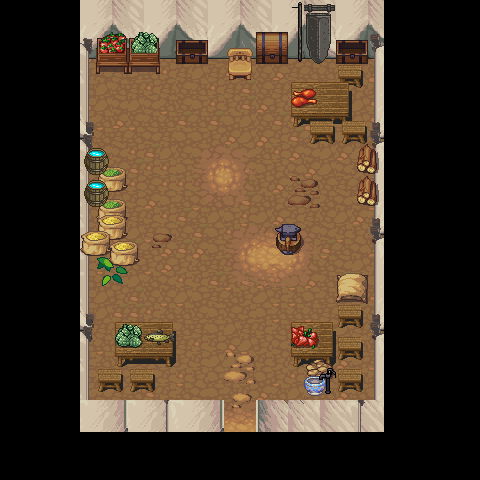

Rendered tile map (Tiled .tmx) drawn with the repository's tilesets; below, a short description and the map source with its tile grids summarised:
An orthogonal 30x30 tile map with 16x16 px tiles, 3 tile layers (Kachelebene 1, barriere1, barriere2), 4 tilesets and 14 objects.

<map version="1.0" orientation="orthogonal" renderorder="right-down" width="30" height="30" tilewidth="16" tileheight="16" nextobjectid="111">
 <tileset firstgid="1" name="town" tilewidth="16" tileheight="16" tilecount="1024" columns="32">
  <image source="tilesets/town.png" width="512" height="512" />
 </tileset>
 <tileset firstgid="1025" name="obj_misk_atlas" tilewidth="16" tileheight="16" tilecount="4096" columns="64">
  <image source="tilesets/obj_misk_atlas.png" width="1024" height="1024" />
 </tileset>
 <tileset firstgid="5121" name="build_atlas" tilewidth="16" tileheight="16" tilecount="4096" columns="64">
  <image source="tilesets/build_atlas.png" width="1024" height="1024" />
 </tileset>
 <tileset firstgid="9217" name="terrain_atlas" tilewidth="16" tileheight="16" tilecount="4096" columns="64">
  <image source="tilesets/terrain_atlas.png" width="1024" height="1024" />
 </tileset>
 <layer name="Kachelebene 1" width="30" height="30">
  <data>[900 cells, 465 non-empty, 21 distinct tile ids]</data>
 </layer>
 <layer name="barriere1" width="30" height="30">
  <data>[900 cells, 257 non-empty, 105 distinct tile ids]</data>
 </layer>
 <layer name="barriere2" width="30" height="30">
  <data>[900 cells, 151 non-empty, 116 distinct tile ids]</data>
 </layer>
 <objectgroup name="barrieren">
  <object id="71" x="224" y="432">
   <polyline points="0,0 0,-32 -68.7273,-32.7273 -69.2727,-63.2727 -51.0909,-79.0909 -51.2727,-111.273 -108.909,-111.273 -112,-96 -112,-64 -135.667,-64 -136.667,-176.667 -112,-176 -98.6667,-167 -86.3333,-175 -98,-198 -96,-256 -128,-288 -135.333,-361 -63.9688,-358.188" />
  </object>
  <object id="72" x="160" y="70.3333">
   <polyline points="-1.03125,3.75 0,-6.33333 48,-6.33333 96,-6.33333 128,-6.33333 176,-6.33333 176.333,10.3333 130.667,12.6667 130,45 144,57.6667 160,73.6667 192,73.6667 197.667,132.667 213.333,139 208,201.667 176,201.667 176,249.667 132,249.667 131,295.333 144.667,296.667 144,329.667 96,329.667 96,361.667" />
  </object>
  <object id="73" x="272" y="224" width="32" height="32">
   <ellipse />
  </object>
  <object id="105" x="224" y="48" width="32" height="32">
   <ellipse />
  </object>
 </objectgroup>
 <objectgroup name="enemyHumanoid">
  <object id="98" x="269.333" y="81.3333" width="16" height="16">
   <properties>
    <property name="aktivEvent" value="9" />
    <property name="typ" value="raider-2" />
    <property name="vorbedfalse" value="10" />
   </properties>
  </object>
  <object id="101" x="112" y="144" width="16" height="16">
   <properties>
    <property name="aktivEvent" value="9" />
    <property name="typ" value="raider-1" />
    <property name="vorbedfalse" value="10" />
   </properties>
  </object>
  <object id="102" x="230" y="106" width="16" height="16">
   <properties>
    <property name="aktivEvent" value="9" />
    <property name="nachbed" value="10" />
    <property name="typ" value="raider-4" />
    <property name="vorbedfalse" value="10" />
   </properties>
  </object>
  <object id="104" x="320" y="144" width="16" height="16">
   <properties>
    <property name="aktivEvent" value="9" />
    <property name="typ" value="raider-1" />
    <property name="vorbedfalse" value="10" />
   </properties>
  </object>
  <object id="107" x="176" y="80.6667" width="16" height="16">
   <properties>
    <property name="aktivEvent" value="9" />
    <property name="typ" value="raider-2" />
    <property name="vorbedfalse" value="10" />
   </properties>
  </object>
 </objectgroup>
 <objectgroup name="startpunkt">
  <object id="7" x="230" y="384" width="16" height="16">
   <properties>
    <property name="start" value="haus6" />
   </properties>
  </object>
 </objectgroup>
 <objectgroup name="areaborder">
  <object id="64" x="224" y="432">
   <properties>
    <property name="ausgang" value="haus6" />
    <property name="nextMap" value="10" />
   </properties>
   <polyline points="0,0 32,0" />
  </object>
  <object id="66" x="128" y="176">
   <properties>
    <property name="dialog" value="19" />
    <property name="nachbedfalse" value="8" />
    <property name="nachbedtrue" value="9" />
    <property name="vorbed" value="8" />
   </properties>
   <polyline points="0,0 239.333,0" />
  </object>
 </objectgroup>
 <objectgroup name="schatztruhen">
  <object id="65" x="96" y="352" width="16" height="16">
   <properties>
    <property name="Inhalt" value="Nahrung1" />
    <property name="typ" value="2" />
   </properties>
  </object>
  <object id="76" x="354" y="209" width="16" height="16">
   <properties>
    <property name="Inhalt" value="Nahrung1" />
    <property name="typ" value="2" />
   </properties>
  </object>
 </objectgroup>
</map>
